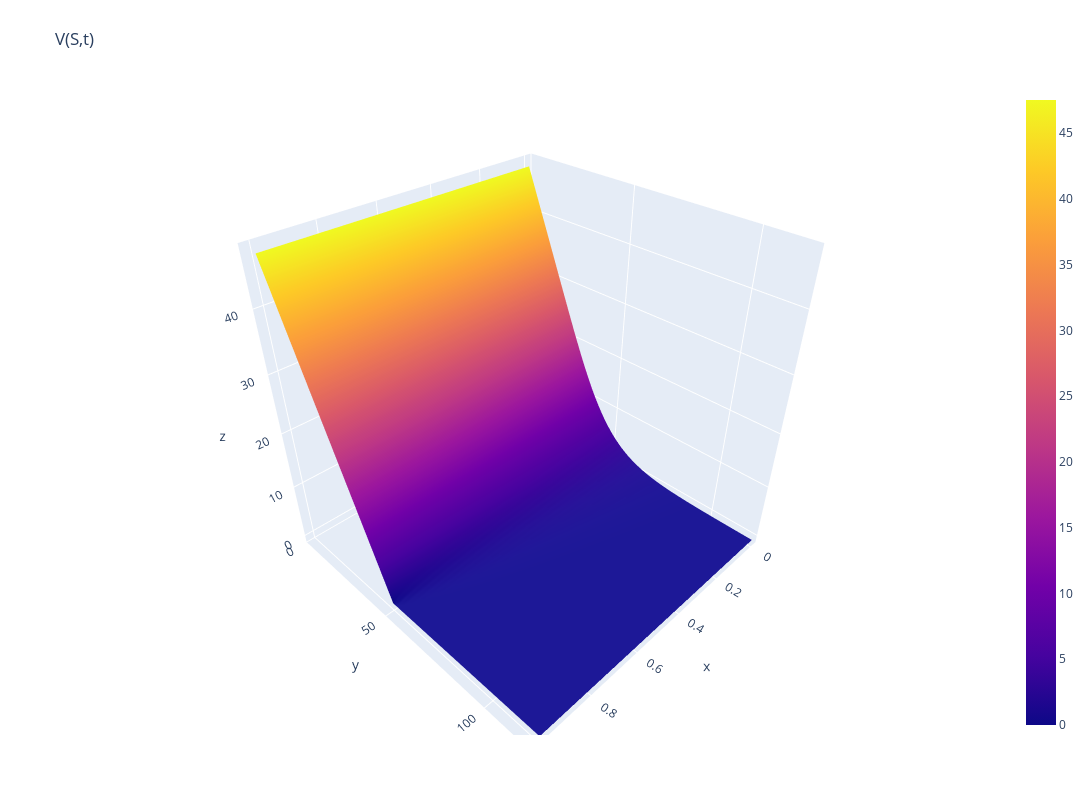

Write notebook code for a chart like this one.
### Code cell
solver.plot3D(cut=True, mod=Mode.NORM)
solver.plot(cut=True, mod=Mode.DIFF_BSM)

### Figure 1 — Plotly figure (JSON) as saved in the notebook; plotly's stock layout.template omitted (floating-point values rounded to 4 significant figures; data arrays with more than 128 entries replaced by an {"elided": "..."} marker saying what was removed)
{"data": [{"x": [1.0, 0.99, 0.98, 0.97, 0.96, 0.95, 0.94, 0.93, 0.92, 0.91, 0.9, 0.89, 0.88, 0.87, 0.86, 0.85, 0.84, 0.83, 0.82, 0.81, 0.8, 0.79, 0.78, 0.77, 0.76, 0.75, 0.74, 0.73, 0.72, 0.71, 0.7, 0.69, 0.68, 0.67, 0.66, 0.65, 0.64, 0.63, 0.62, 0.61, 0.6, 0.59, 0.58, 0.57, 0.56, 0.55, 0.54, 0.53, 0.52, 0.51, 0.5, 0.49, 0.48, 0.47, 0.46, 0.45, 0.44, 0.43, 0.42, 0.41, 0.4, 0.39, 0.38, 0.37, 0.36, 0.35, 0.34, 0.33, 0.32, 0.31, 0.3, 0.29, 0.28, 0.27, 0.26, 0.25, 0.24, 0.23, 0.22, 0.21, 0.2, 0.19, 0.18, 0.17, 0.16, 0.15, 0.14, 0.13, 0.12, 0.11, 0.1, 0.09, 0.08, 0.07, 0.06, 0.05, 0.04, 0.03, 0.02, 0.01, 0.0], "y": {"elided": "201 float values"}, "z": {"elided": "201x101 float values"}, "type": "surface"}, {"x": [], "y": [], "z": [], "type": "scatter3d"}], "layout": {"margin": {"l": 65, "r": 50, "b": 65, "t": 90}, "title": {"text": "V(S,t)"}, "autosize": false, "width": 1200, "height": 800, "scene": {"yaxis": {"nticks": 4, "range": [0, 120.0]}}}}
